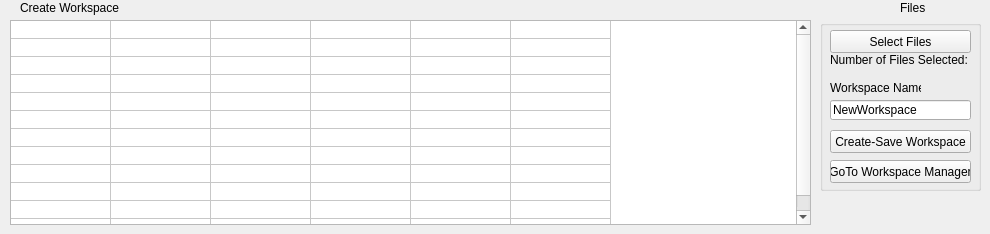
      <widget class="QWidget" name="page_7">
       <widget class="QTableWidget" name="tableWidget">
        <property name="enabled">
         <bool>true</bool>
        </property>
        <property name="geometry">
         <rect>
          <x>10</x>
          <y>20</y>
          <width>801</width>
          <height>205</height>
         </rect>
        </property>
        <property name="sizePolicy">
         <sizepolicy hsizetype="Ignored" vsizetype="Ignored">
          <horstretch>0</horstretch>
          <verstretch>50</verstretch>
         </sizepolicy>
        </property>
        <property name="maximumSize">
         <size>
          <width>840</width>
          <height>205</height>
         </size>
        </property>
        <property name="sizeIncrement">
         <size>
          <width>5</width>
          <height>5</height>
         </size>
        </property>
        <property name="selectionBehavior">
         <enum>QAbstractItemView::SelectRows</enum>
        </property>
        <property name="sortingEnabled">
         <bool>true</bool>
        </property>
        <property name="rowCount">
         <number>12</number>
        </property>
        <property name="columnCount">
         <number>6</number>
        </property>
        <attribute name="horizontalHeaderVisible">
         <bool>false</bool>
        </attribute>
        <attribute name="horizontalHeaderCascadingSectionResizes">
         <bool>true</bool>
        </attribute>
        <attribute name="horizontalHeaderDefaultSectionSize">
         <number>100</number>
        </attribute>
        <attribute name="horizontalHeaderShowSortIndicator" stdset="0">
         <bool>true</bool>
        </attribute>
        <attribute name="horizontalHeaderStretchLastSection">
         <bool>false</bool>
        </attribute>
        <attribute name="verticalHeaderVisible">
         <bool>false</bool>
        </attribute>
        <attribute name="verticalHeaderCascadingSectionResizes">
         <bool>true</bool>
        </attribute>
        <attribute name="verticalHeaderDefaultSectionSize">
         <number>18</number>
        </attribute>
        <attribute name="verticalHeaderHighlightSections">
         <bool>true</bool>
        </attribute>
        <attribute name="verticalHeaderMinimumSectionSize">
         <number>15</number>
        </attribute>
        <attribute name="verticalHeaderStretchLastSection">
         <bool>false</bool>
        </attribute>
        <row/>
        <row/>
        <row/>
        <row/>
        <row/>
        <row/>
        <row/>
        <row/>
        <row/>
        <row/>
        <row/>
        <row/>
        <column>
         <property name="text">
          <string>Filename</string>
         </property>
        </column>
        <column>
         <property name="text">
          <string>Date</string>
         </property>
        </column>
        <column>
         <property name="text">
          <string>Type</string>
         </property>
        </column>
        <column>
         <property name="text">
          <string>Size</string>
         </property>
        </column>
        <column>
         <property name="text">
          <string>Scale Factor</string>
         </property>
        </column>
        <column>
         <property name="text">
          <string>Status</string>
         </property>
        </column>
       </widget>
       <widget class="QGroupBox" name="groupBoxLoadData">
        <property name="geometry">
         <rect>
          <x>820</x>
          <y>20</y>
          <width>161</width>
          <height>171</height>
         </rect>
        </property>
        <property name="title">
         <string/>
        </property>
        <widget class="QPushButton" name="pushButtonCreateWorkspace">
         <property name="geometry">
          <rect>
           <x>10</x>
           <y>110</y>
           <width>141</width>
           <height>23</height>
          </rect>
         </property>
         <property name="text">
          <string>Create-Save Workspace</string>
         </property>
        </widget>
        <widget class="QLabel" name="LabelNfiles">
         <property name="geometry">
          <rect>
           <x>10</x>
           <y>30</y>
           <width>151</width>
           <height>20</height>
          </rect>
         </property>
         <property name="text">
          <string>Number of Files Selected:</string>
         </property>
        </widget>
        <widget class="QLineEdit" name="lineEditWorkspaceName">
         <property name="geometry">
          <rect>
           <x>10</x>
           <y>80</y>
           <width>141</width>
           <height>20</height>
          </rect>
         </property>
         <property name="text">
          <string>NewWorkspace</string>
         </property>
        </widget>
        <widget class="QLabel" name="label_106">
         <property name="geometry">
          <rect>
           <x>10</x>
           <y>60</y>
           <width>91</width>
           <height>16</height>
          </rect>
         </property>
         <property name="text">
          <string>Workspace Name</string>
         </property>
        </widget>
        <widget class="QPushButton" name="pushButtonWorkspaceManager">
         <property name="geometry">
          <rect>
           <x>10</x>
           <y>140</y>
           <width>141</width>
           <height>23</height>
          </rect>
         </property>
         <property name="text">
          <string>GoTo Workspace Manager</string>
         </property>
        </widget>
        <widget class="QPushButton" name="pushButtonSelectFiles">
         <property name="geometry">
          <rect>
           <x>10</x>
           <y>10</y>
           <width>141</width>
           <height>23</height>
          </rect>
         </property>
         <property name="text">
          <string>Select Files</string>
         </property>
        </widget>
       </widget>
       <widget class="QLabel" name="label_104">
        <property name="geometry">
         <rect>
          <x>900</x>
          <y>0</y>
          <width>31</width>
          <height>16</height>
         </rect>
        </property>
        <property name="text">
         <string>Files</string>
        </property>
       </widget>
       <widget class="QLabel" name="label_110">
        <property name="geometry">
         <rect>
          <x>20</x>
          <y>0</y>
          <width>101</width>
          <height>16</height>
         </rect>
        </property>
        <property name="text">
         <string>Create Workspace</string>
        </property>
       </widget>
      </widget>
